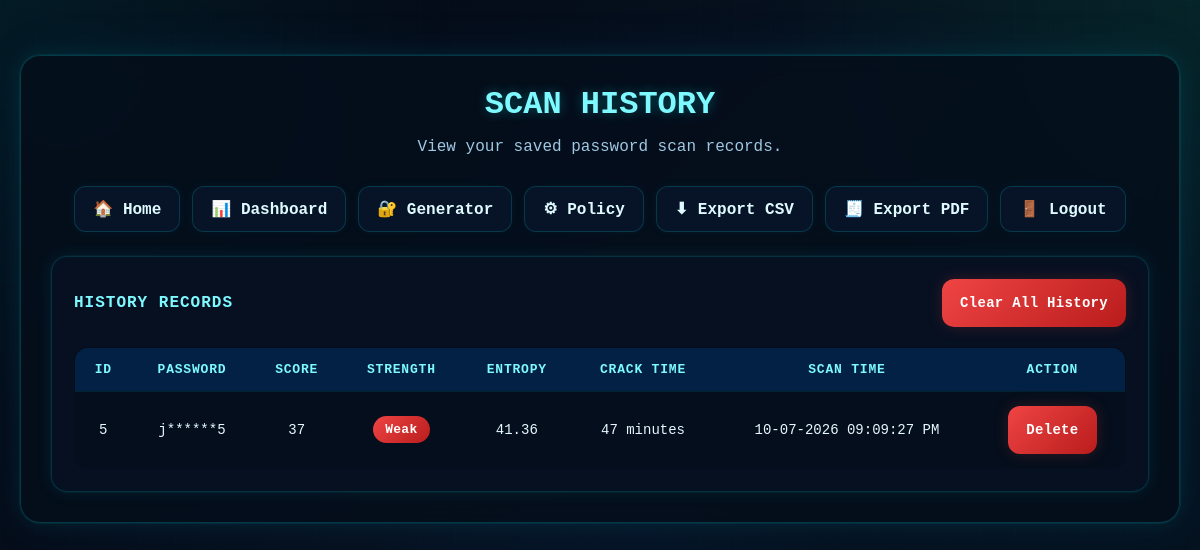
The app's page /history (signed in) with its own data.
### tables this page shows
CREATE TABLE password_history (
            id INTEGER PRIMARY KEY AUTOINCREMENT,
            password_text TEXT NOT NULL,
            score INTEGER NOT NULL,
            strength TEXT NOT NULL,
            color TEXT NOT NULL,
            entropy REAL DEFAULT 0,
            crack_time TEXT DEFAULT 'Instantly',
            scan_time TEXT NOT NULL
        , user_id INTEGER DEFAULT 1);

### app.py (the view)
@app.route("/history")
def history():
    if not is_logged_in():
        return redirect(url_for("login"))
    user_id = get_current_user_id()
    conn = get_db_connection()
    cursor = conn.cursor()
    cursor.execute("""
        SELECT id, password_text, score, strength, color, entropy, crack_time, scan_time
        FROM password_history
        WHERE user_id = ?
        ORDER BY id DESC
    """, (user_id,))
    records = cursor.fetchall()
    conn.close()
    return render_template("history.html", records=records)

### app.py (called while the page is built)
def get_db_connection():
    conn = sqlite3.connect(DB_NAME)
    conn.row_factory = sqlite3.Row
    return conn

def is_logged_in():
    return "user_id" in session

def get_current_user_id():
    return session.get("user_id")

### templates/history.html (shortened to what this page needs)
<!DOCTYPE html>
<html lang="en">
<head>
    <link rel="stylesheet" href="{{ url_for('static', filename='style.css') }}">
</head>
<body>
    <div class="container">
        <h1 class="page-title">SCAN HISTORY</h1>
        <p class="page-subtitle">View your saved password scan records.</p>
        <div class="nav-links" style="margin-top:0; margin-bottom:20px;">
            <a href="{{ url_for('index') }}">🏠 Home</a>
            <a href="{{ url_for('dashboard') }}">📊 Dashboard</a>
            <a href="{{ url_for('generate_password_route') }}">🔐 Generator</a>
            <a href="{{ url_for('policy') }}">⚙ Policy</a>
            <a href="{{ url_for('export_csv') }}">⬇ Export CSV</a>
            <a href="{{ url_for('export_pdf') }}">🧾 Export PDF</a>
            <a href="{{ url_for('logout') }}">🚪 Logout</a>
        </div>
        {% if records and records|length > 0 %}
        <div class="panel-box neon-box">
            <div class="score-row">
                <h3 style="margin-bottom:0;">HISTORY RECORDS</h3>
                <form method="POST" action="{{ url_for('clear_history') }}"
                      onsubmit="return confirm('Are you sure you want to clear all history?');">
                    <button type="submit" class="btn btn-danger">Clear All History</button>
                </form>
            </div>
            <div class="table-container">
                <table>
                    <thead>
                        <tr>
                            <th>ID</th>
                            <th>Password</th>
                            <th>Score</th>
                            <th>Strength</th>
                            <th>Entropy</th>
                            <th>Crack Time</th>
                            <th>Scan Time</th>
                            <th>Action</th>
                        </tr>
                    </thead>
                    <tbody>
                        {% for row in records %}
                        <tr>
                            <td>{{ row.id }}</td>
                            <td>{{ row.password_text }}</td>
                            <td>{{ row.score }}</td>
                            <td>
                                {% if row.strength == "Weak" %}
                                    <span class="badge badge-weak">Weak</span>
                                {% elif row.strength == "Medium" %}
                                    <span class="badge badge-medium">Medium</span>
                                {% else %}
                                    <span class="badge badge-strong">Strong</span>
                                {% endif %}
                            </td>
                            <td>{{ row.entropy }}</td>
                            <td>{{ row.crack_time }}</td>
                            <td>{{ row.scan_time }}</td>
                            <td>
                                <form method="POST"
                                      action="{{ url_for('delete_history', record_id=row.id) }}"
                                      onsubmit="return confirm('Delete this record?');">
                                    <button type="submit" class="btn btn-danger">Delete</button>
                                </form>
                            </td>
                        </tr>
                        {% endfor %}
                    </tbody>
                </table>
            </div>
        </div>
        {% else %}
        <div class="panel-box neon-box center">
            <h3>No History Found</h3>
            <p style="color:#9fc8e2;">No password scans have been saved yet.</p>
        </div>
        {% endif %}
    </div>
</body>
</html>

### static/style.css (style rules this page uses)
* { margin: 0; padding: 0; box-sizing: border-box; font-family: "Consolas", "Courier New", monospace; }
body { background: #050816; color: #e2f3ff; min-height: 100vh; padding: 20px; position: relative; overflow-x: hidden; }
.container, .auth-container { max-width: 1200px; margin: 35px auto; background: rgba(6, 14, 28, 0.82); border: 1px solid rgba(0, 255, 255, 0.18); border-radius: 20px; padding: 30px; box-shadow: 0 0 0 1px rgba(0, 255, 255, 0.08), 0 0 25px rgba(0, 255, 255, 0.08), 0 0 60px rgba(0, 140, 255, 0.06); backdrop-filter: blur(12px); }
.page-title { text-align: center; color: #7df9ff; font-size: 2rem; margin-bottom: 12px; text-shadow: 0 0 12px rgba(0, 255, 255, 0.3); }
.page-subtitle { text-align: center; color: #9fc8e2; margin-bottom: 25px; line-height: 1.6; }
button, .btn { border: none; outline: none; padding: 12px 18px; border-radius: 12px; cursor: pointer; font-size: 14px; font-weight: 700; letter-spacing: 0.3px; transition: 0.25s ease; min-height: 48px; text-decoration: none; display: inline-flex; justify-content: center; align-items: center; }
.btn-danger { background: linear-gradient(135deg, #ef4444, #b91c1c); color: #fff; box-shadow: 0 0 16px rgba(239, 68, 68, 0.2); }
.result-box, .panel-box { margin-top: 24px; padding: 22px; border-radius: 16px; background: rgba(7, 18, 36, 0.88); border: 1px solid rgba(0, 255, 255, 0.14); }
.neon-box { box-shadow: 0 0 0 1px rgba(0, 255, 255, 0.04), 0 0 18px rgba(0, 255, 255, 0.08), inset 0 0 12px rgba(0, 255, 255, 0.02); }
.result-box h3, .panel-box h3 { color: #7df9ff; font-size: 1rem; letter-spacing: 1px; margin-bottom: 16px; text-transform: uppercase; }
.score-row { display: flex; justify-content: space-between; align-items: center; gap: 12px; flex-wrap: wrap; margin-bottom: 12px; }
.nav-links { display: flex; justify-content: center; gap: 12px; flex-wrap: wrap; margin-top: 28px; }
.nav-links a { text-decoration: none; padding: 12px 18px; border-radius: 12px; color: #dffbff; font-weight: 700; background: rgba(8, 21, 40, 0.95); border: 1px solid rgba(0, 255, 255, 0.16); transition: 0.25s ease; box-shadow: 0 0 12px rgba(0, 255, 255, 0.04); }
.table-container { overflow-x: auto; margin-top: 20px; width: 100%; }
table { width: 100%; min-width: 900px; border-collapse: collapse; background: rgba(4, 14, 28, 0.9); border-radius: 14px; overflow: hidden; border: 1px solid rgba(0, 255, 255, 0.12); }
table th, table td { padding: 14px; text-align: center; border-bottom: 1px solid rgba(0, 255, 255, 0.08); vertical-align: middle; }
table th { background: rgba(0, 119, 255, 0.18); color: #7df9ff; text-transform: uppercase; font-size: 13px; letter-spacing: 0.8px; }
table td { color: #e7f7ff; font-size: 14px; }
.badge { display: inline-block; padding: 6px 12px; border-radius: 999px; font-size: 13px; font-weight: 700; color: #fff; letter-spacing: 0.3px; }
.badge-weak { background: linear-gradient(135deg, #ef4444, #b91c1c); }

### records on screen
password_history: id "5", password_text "j******5", score "37", strength "Weak", entropy "41.36", crack_time "47 minutes", scan_time "10-07-2026 09:09:27 PM"
